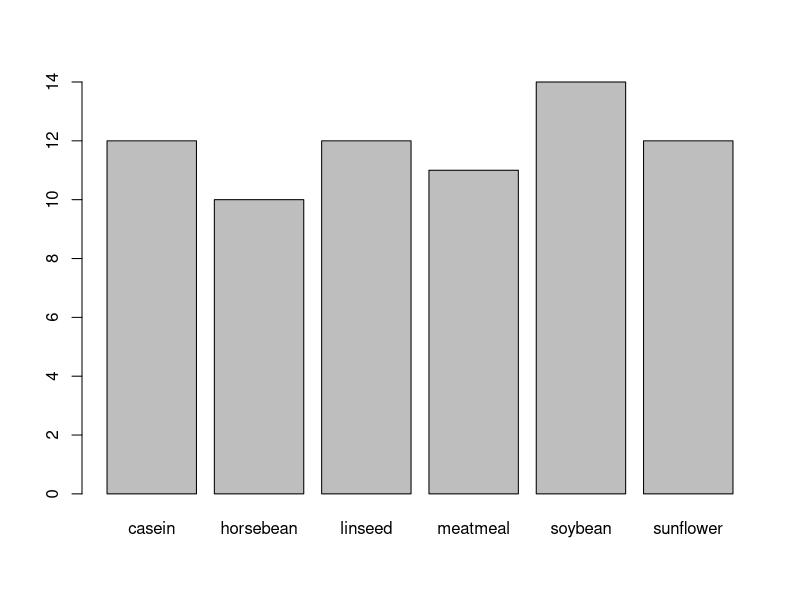
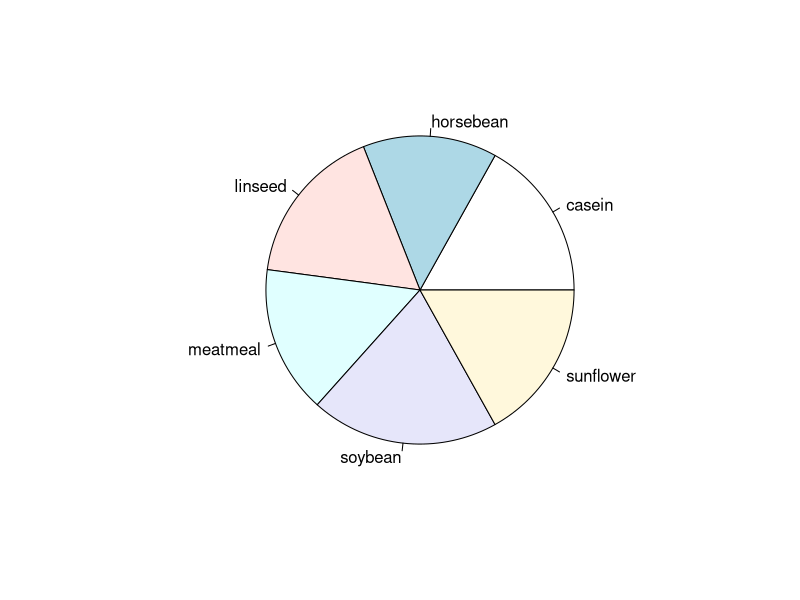
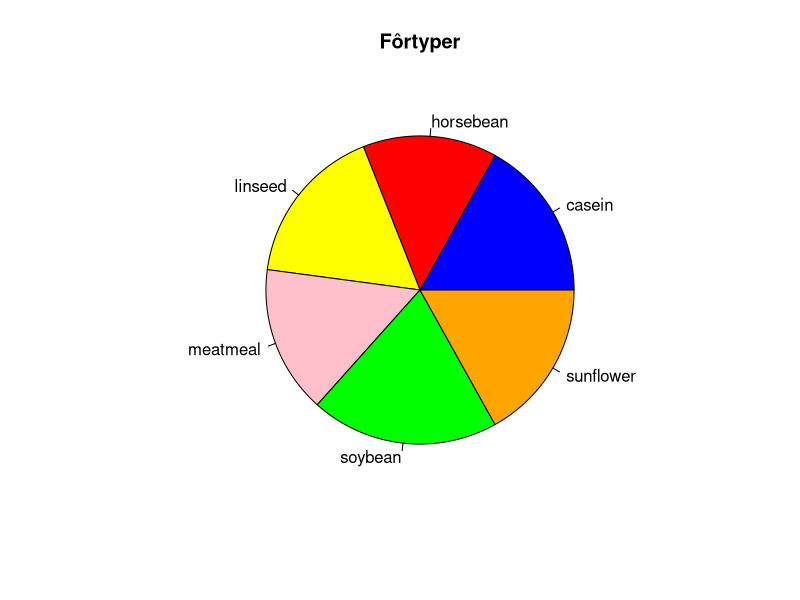
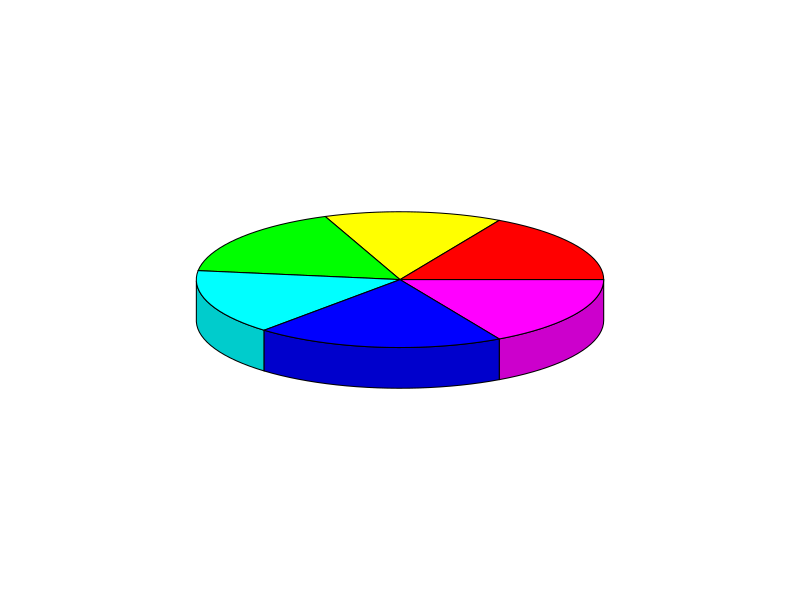
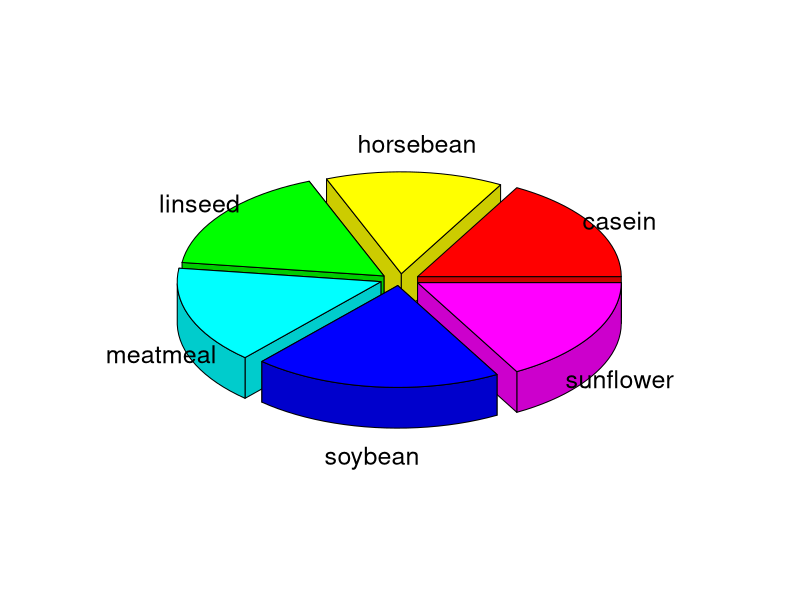
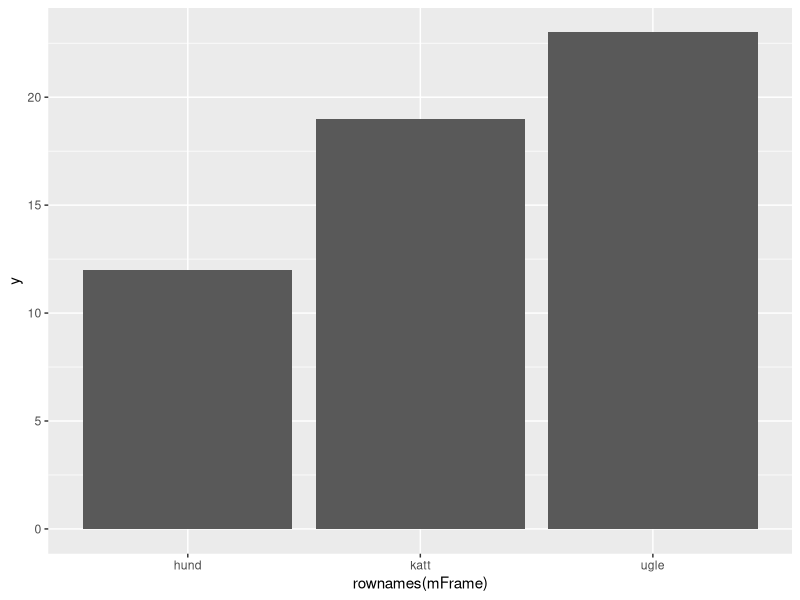
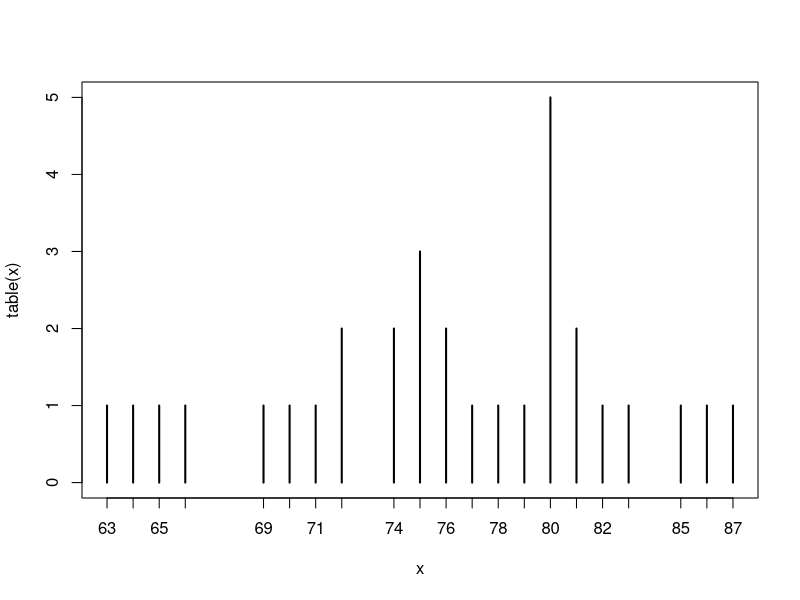
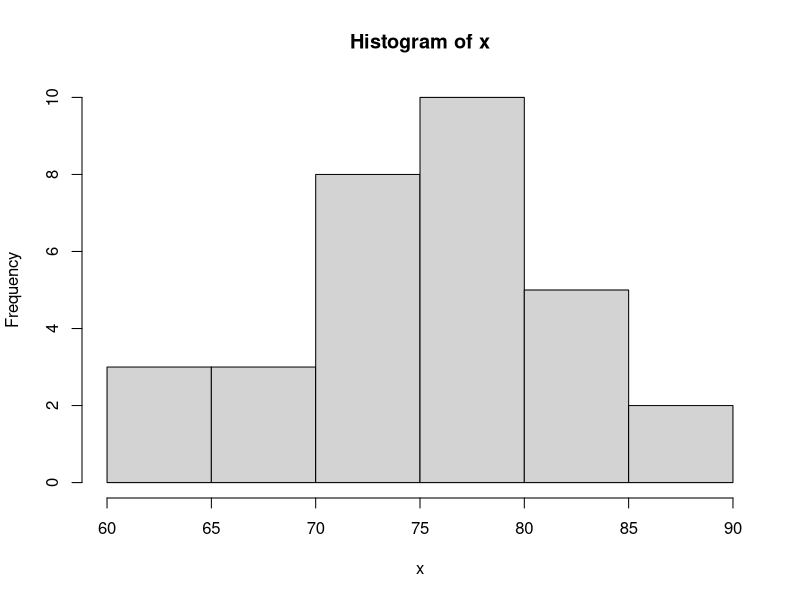

The R source for these figures, in order:
library(tidyverse) # Sugar and spice, and everything nice!
library(datasets)  # https://stat.ethz.ch/R-manual/R-devel/library/datasets/html/00Index.html
library(plotrix)

# Vi begynner med kategoriske data, altså hvor observasjonene er TYPER:
help(chickwts)   # Dataene er chickwts fra biblioteket datasets. Hva har du slags data i chickwts?
head(chickwts)   # Se de første radene med data.
x<-chickwts$feed # Vi velger ut fôrtypen som våre data
table(x)         # Frekvenstabell over fôrtype 
plot(x)          # Frekvensdiagram over fôrtype
# Vi kan også lage kakediagram. Merk at vi ikke behøver sette argumentene col og main selv.
pie(table(x))
pie(table(x), col=c("blue", "red", "yellow", "pink", "green", "orange","brown"), main="Fôrtyper")
pie3D(table(x))  # eller et 3D kakediagram, for fancy presentasjon. Mer fancy:
pie3D(table(x), theta=pi/4, explode=0.1, labels=names(table(x)))

# Hvordan skriver vi inn egen tabell?
mTable<-table(c("a","b","a","c","a","b","a","c","a","c"))  # Hvis du har en liste over dataene
mTable
# Hvis du allerede har en frekvenstabell, så gjør du slik: (eksempel)
freq<-c(19,12,23)
verdier<-c("katt","hund","ugle")
mTable<-table(verdier)
mTable[verdier]<-freq
mTable
# Hvis du vil plotte, så legger du dataene inn i en dataRamme
library(ggplot2)      # Må påkalles en eller annen gang, men bare én gang, før du bruker ggplot-funksjonen.
mFrame<-data.frame(y=c(mTable)) # Gjør om tabellen til en enkel dataRamme
mFrame
ggplot(mFrame)+ geom_col(aes(x = rownames(mFrame), y = y))


# Men de viktigste dataene for oss er TALL-data:
help(trees)   # Her er dataene trees, også fra datasets. Hva har du slags data?
head(trees)   # Se de første radene med data.
x<-trees$Height  # Høyde (i lengdeenheten feet) er fine tall-data. Vi velger dem.
x
table(x)                  # Frekvenstabell over høyde
plot(table(x),type="h")   # Frekvensdiagram over høyde
hist(x, breaks=6)         # Histogram over høyde, delt opp i cirka 6 grupper.
hist(x, breaks=seq(min(x),max(x),3))         # Histogram over høyde, med grupper på 3 feet.

# Andelsmål
x<-sort(x)       # Setter dataene i stigende rekkefølge
x
median(x)         # Medianen, målingen i midten
qx<-quantile(x,probs=c(0.05,0.25,0.5,0.75,0.95),type=6) # Prosentiler: P5, P25, P50, P75, P95. type=6 er NIST-standarden
qx    # Merk at P50=Q2=median, og P25=Q1=første kvartil og P75=Q1=tredje kvartil
hist(x,breaks=10,col="royalblue")
abline(v=qx,col=c("orangered","orangered","green","orangered","orangered"),lty=c(2,2,1,2,2),lwd=2)
# En populær plott-type for andelsmål er er box-plott
boxplot(x, range=0)  # Det er et litt grovere plott, der den tykke, sorte streken i midten 
# er medianen, mens selve boksen går fra Q1 til Q3, og "T"-ene går mellom "ytterverdier". 
# Du velger hvor ekstreme ytterverdier du vil se på ved å sette range-parameteren. 
# 0 gir de ytterste punktene, mens et positivt tall vil strekke seg ut fra kvartilen
# sin range ganger så langt som avstanden fra medianen til sin kvartil, men ikke lenger ut
# enn det er data. Prøv ut!
boxplot(x, range=0.5)  
boxplot(x, range=1)  
boxplot(x, range=1.5)  
boxplot(x, range=200)  


# Vektemål
nx<-length(x)         # Antall høydemålinger
Sx<-sum(x)            # Summen av høydemålingene
Sx/nx                 # Gjennomsnittlig høyde
mx<-mean(x)           # Gjennomsnittlig høyde regnet med innebygd funksjon i R
mx
x^2                   # Kvadratet av høydene
Sx2<-sum(x^2)         # Summen av kvadratet av høydemålingene
x-mx
sum((x-mx)^2)         # Summen av kvadratiske avvik fra gjennomsnittet
Sx2-Sx^2/nx           # Dette er lik sum((x-mx)^2)
SSx<-Sx2-Sx^2/nx
pVar<-SSx/nx      # Gjennomsnittlig kvadratisk avvik fra gjennomsnittet. Dette kalles populasjonsvarians.
sVar<-SSx/(nx-1)  # Dette kalles utvalgsvarians, og brukes når dataene våre skal anslå varians for en 
# større mengde enn bare dataene selv. Dette er det beste anslaget, når vi deler på (nx-1) heller enn nx.
pSd<-sqrt(pVar)   # Kvadratroten av variansen er standardavviket. Dette er da populasjonsstandardavviket.
sSd<-sqrt(sVar)   # ... og dette er utvalgsstandardavviket.
pSd
sSd
hist(x,breaks=min(x):max(x),col="royalblue") # breaks=min(x):max(x) gir intervallbredder på 1.
abline(v=c(mx,mx-pSd,mx+pSd),col=c("green","palevioletred","palevioletred"),lty=c(1,1,1),lwd=2)
abline(v=c(mx,mx-sSd,mx+sSd),col=c("olivedrab","red","red"),lty=c(1,4,4),lwd=2)

# Alternative histogram: 
hist(x,breaks=seq(min(x),max(x),0.5),col="royalblue") # breaks=seq(min(x),max(x),0.5) gir intervallbredder på 0.5.
hist(x,breaks=seq(min(x),max(x),3),col="royalblue") # breaks=seq(min(x),max(x),3) gir intervallbredder på 3.
hist(x,breaks=7,col="royalblue") # breaks=7 gir omtrent 7 intervaller. Omtrent.

# Vi kan gjenta for andre data. 
help(women)   # Hva har du slags data?
head(women)   # Se de første radene med data.
x<-women$weight
x
# Vi går nå bare opp til linje 8, og regner derfra. Eller vi kan kopiere linje 8--38 og kjøre.

# Eller vi kan legge inn våre egne data i x, og kjøre ...
